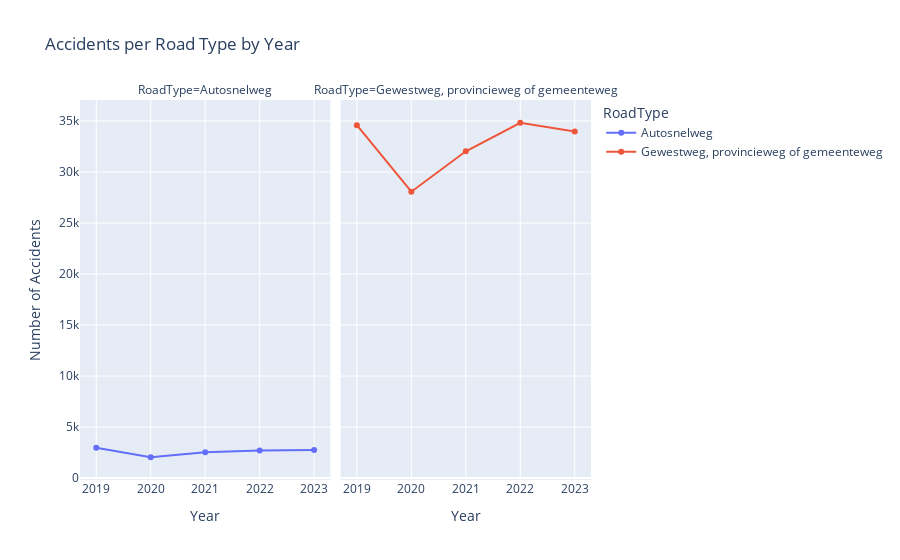

Notebook code for this chart:
### Code cell
# Road type analysis
fig,ax=plt.subplots(figsize=(6,3))
filter_df = df[df['RoadType']!='Onbekend']
accidents_per_road = filter_df.groupby('RoadType')[['Accident']].sum()
accidents_per_road = accidents_per_road.sort_values(by='Accident',ascending=False).reset_index()
sns.barplot(data=accidents_per_road, x='RoadType', y='Accident',hue='RoadType',legend=True)
for i in range(len(accidents_per_road)):
    plt.text(i, accidents_per_road['Accident'][i], accidents_per_road['Accident'][i], ha = 'center')
plt.title('Accidents per Road Type')
plt.xlabel('RoadType')
plt.ylabel('Number of Accidents')
plt.legend(title='RoadType',loc='upper right',bbox_to_anchor=(1.2, 1),fontsize='x-small')
#ax.set_xticklabels(ax.get_xticklabels(), rotation=45, horizontalalignment='right')
plt.show()

# Road type analysis by year
accidents_per_road = filter_df.groupby(['Year','RoadType'])[['Accident']].sum()
accidents_per_road = accidents_per_road.reset_index()
fig=px.line(accidents_per_road, x='Year', y='Accident', title='Accidents per Road Type by Year', color='RoadType', 
        labels={'Year':'Year', 'Accident':'Number of Accidents', 'RoadType':'RoadType'},line_group='RoadType',markers=True, facet_col='RoadType')
fig.show()

### Figure 1 — Plotly figure (JSON) as saved in the notebook; plotly's stock layout.template omitted (floating-point values rounded to 4 significant figures)
{"data": [{"hovertemplate": "RoadType=Autosnelweg<br>Year=%{x}<br>Number of Accidents=%{y}<extra></extra>", "legendgroup": "Autosnelweg", "line": {"color": "#636efa", "dash": "solid"}, "marker": {"symbol": "circle"}, "mode": "lines+markers", "name": "Autosnelweg", "orientation": "v", "showlegend": true, "type": "scatter", "x": [2019, 2020, 2021, 2022, 2023], "xaxis": "x", "y": [2971, 2043, 2525, 2702, 2760], "yaxis": "y"}, {"hovertemplate": "RoadType=Gewestweg, provincieweg of gemeenteweg<br>Year=%{x}<br>Number of Accidents=%{y}<extra></extra>", "legendgroup": "Gewestweg, provincieweg of gemeenteweg", "line": {"color": "#EF553B", "dash": "solid"}, "marker": {"symbol": "circle"}, "mode": "lines+markers", "name": "Gewestweg, provincieweg of gemeenteweg", "orientation": "v", "showlegend": true, "type": "scatter", "x": [2019, 2020, 2021, 2022, 2023], "xaxis": "x2", "y": [34589, 28067, 32028, 34823, 33964], "yaxis": "y2"}], "layout": {"annotations": [{"font": {}, "showarrow": false, "text": "RoadType=Autosnelweg", "x": 0.245, "xanchor": "center", "xref": "paper", "y": 1, "yanchor": "bottom", "yref": "paper"}, {"font": {}, "showarrow": false, "text": "RoadType=Gewestweg, provincieweg of gemeenteweg", "x": 0.755, "xanchor": "center", "xref": "paper", "y": 1, "yanchor": "bottom", "yref": "paper"}], "legend": {"title": {"text": "RoadType"}, "tracegroupgap": 0}, "title": {"text": "Accidents per Road Type by Year"}, "xaxis": {"anchor": "y", "domain": [0, 0.49], "title": {"text": "Year"}}, "xaxis2": {"anchor": "y2", "domain": [0.51, 1], "matches": "x", "title": {"text": "Year"}}, "yaxis": {"anchor": "x", "domain": [0, 1], "title": {"text": "Number of Accidents"}}, "yaxis2": {"anchor": "x2", "domain": [0, 1], "matches": "y", "showticklabels": false}}}
